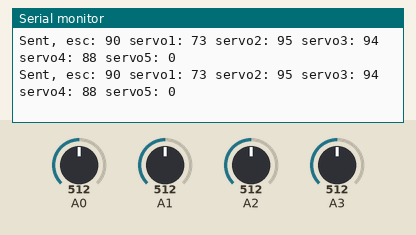
This sketch was run on a simulated Arduino Uno, built with avr-gcc and run on an emulated ATmega328P. Parts: the last lines printed to the serial monitor. The test bench sets the inputs (shaded band); at power-on: A2 = 512, A1 = 512, A0 = 512, A3 = 512. No radio packets arrive unless stated.

Above: at 1.2 s.
1.3 s: A2 set to 546
At 1.9 s:
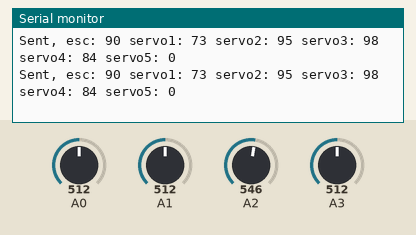
2.8 s: A2 set to 568
At 3.3 s:
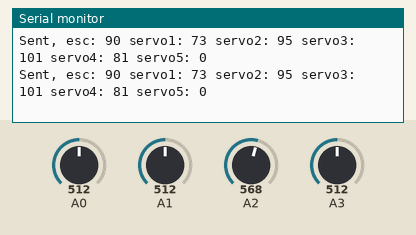
5.8 s: A1 set to 542
At 6.7 s:
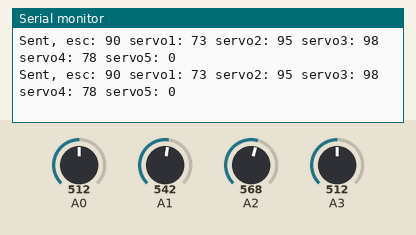

The sketch:

remote.ino
```cpp
#include <SPI.h>
#include "RF24.h"  // Download and Install (See above)
#include "printf.h" // Needed for "printDetails" Takes up some memory


#define  CE_PIN  8   // The pins to be used for CE and SN
#define  CSN_PIN 7

/* Hardware configuration: Set up nRF24L01 radio on SPI bus plus (usually) pins 7 & 8 (Can be changed) */
RF24 radio(CE_PIN, CSN_PIN);

byte addresses[][6] = {"remot", "pilot"}; // These will be the names of the "Pipes"

const byte DEBUG_LEVEL_NONE = 0;
const byte DEBUG_LEVEL_INFO = 1;
const byte DEBUG_LEVEL_VERBOSE = 2;

const byte CUR_DEBUG_LEVEL = 2;

const byte commandChar = 244;

byte escmin = 0 ;
byte escmax = 180;
byte max1 = 150;
byte max2 = 150;
byte max3 = 155;
byte max4 = 155;
byte min1 = 30;
byte min2 = 30;
byte min3 = 25;
byte min4 = 25;
int offset1 = -17;
int offset2 = 5;
int offset3 = 4;
int offset4 = -2;


struct dataStruct {

  byte esc;
  byte servo1;
  byte servo2;
  byte servo3;
  byte servo4;
  byte servo5;
  byte servo6;

} myData;

unsigned long sentPackCount = 0;

void setup() {
  Serial.begin(115200);  // MUST reset the Serial Monitor to 115200 (lower right of window )

  Serial.println(F("Configuring ... "));

  printf_begin(); // Needed for "printDetails" Takes up some memory

  radio.begin();          // Initialize the nRF24L01 Radio
  radio.setChannel(108);  // Above most WiFi frequencies
  radio.setDataRate(RF24_250KBPS); // Fast enough.. Better range

  //radio.setPALevel(RF24_PA_MIN);
  //radio.setPALevel(RF24_PA_LOW);
  //radio.setPALevel(RF24_PA_HIGH);
  radio.setPALevel(RF24_PA_MAX);

  radio.openWritingPipe(addresses[0]);
  radio.openReadingPipe(1, addresses[1]);
  /*
    max1 += offset1;
    max2 += offset2;
    max3 += offset3;
    max4 += offset4;
    min1 -= offset1;
    min2 -= offset2;
    min3 -= offset3;
    min4 -= offset4;
    */
  // Start the radio listening for data
  //radio.startListening();

  radio.printDetails(); //Uncomment to show LOTS of debugging information

  //Mirf.send((byte*)"Remote Ready");
  Serial.println(F("Beginning ... "));
}

byte data[30];

byte TrimInRange(float value, byte minRange, byte maxRange) {
  if (value > maxRange)
    return maxRange;
  else if (value < minRange)
    return minRange;
  else
    return (byte)value;
}

void loop()
{
  float escInput = analogRead(A0);
  float input2 = analogRead(A1);
  float input3 = analogRead(A2);
  float input1 = analogRead(A3);
  // Map to Min - Max
  input1 = map(input1, 0, 1023, min1, max1);
  input2 = map(input2, 0, 1023, min2, max2);
  input3 = map(input3, 0, 1023, min3, max3);
  escInput = map(escInput, 0, 1023, escmax, escmin);

  myData.servo1 = (byte)map(input1, min1, max1, max1, min1);
  myData.servo2 = myData.servo1;//(byte)map(input1, min1, max1, max2, min2);

  byte elev1 = (byte)input3;
  byte elev2 = (byte)map(input3, min3, max3, max4, min4);

  float rudderDeviation = (float)input2 - ((float)max2 + (float)min2) / 2;
  byte rudderVator1 = TrimInRange(elev1 - rudderDeviation, min3, max3);
  byte rudderVator2 = TrimInRange(elev2 - rudderDeviation, min3, max3);

  myData.servo3 = rudderVator1;
  myData.servo4 = rudderVator2;

  // manage offsets
  myData.servo1 += offset1;
  myData.servo2 += offset2;//(byte)map(input1, min1, max1, max2, min2);
  myData.servo3 += offset3;
  myData.servo4 += offset4;


  myData.esc = (byte)escInput;

  if (CUR_DEBUG_LEVEL >= DEBUG_LEVEL_VERBOSE)
  {

    Serial.print(F("Sent, esc: "));
    Serial.print(String((int) myData.esc ));

    Serial.print(F(" servo1: "));
    Serial.print(String((int) myData.servo1 ));

    Serial.print(F(" servo2: "));
    Serial.print(String((int) myData.servo2 ));

    Serial.print(F(" servo3: "));
    Serial.print(String((int) myData.servo3 ));

    Serial.print(F(" servo4: "));
    Serial.print(String((int) myData.servo4 ));

    Serial.print(F(" servo5: "));
    Serial.print(String((int) myData.servo5 ));

    Serial.println();

  }
  radio.write( &myData, sizeof(myData) );
  /*
  int bufferLength = 0;

  while ( Serial.available() > 0)
  {

    bufferLength += Serial.readBytes(&data[bufferLength] , Serial.available());
    //Serial.readBytes( &data[i] , Serial.available());

    delay(10);
   // Serial.println("bff " + String(bufferLength));

    // M_M
    if (bufferLength >= 30)
    {
      if (CUR_DEBUG_LEVEL >= DEBUG_LEVEL_INFO)
        Serial.println(F("ERR Serial buffer overflow"));

      break;
    }
    // ***

  }

  if ( bufferLength >= 3 )
  {

    parseCommand(data);

    if (radio.write( &myData, sizeof(myData) )) {            // Send data, checking for error ("!" means NOT)

      sentPackCount++;
      if (CUR_DEBUG_LEVEL >= DEBUG_LEVEL_VERBOSE)
      {
        Serial.println(F("Sent count: "));
        Serial.print(sentPackCount);
      }
    }
    else {
      if (CUR_DEBUG_LEVEL >= DEBUG_LEVEL_INFO)
        Serial.println(F("Transmit failed "));
    }


    if (CUR_DEBUG_LEVEL >= DEBUG_LEVEL_VERBOSE)
    {

      Serial.print(F("Sent, esc: "));
      Serial.print(String((int) myData.esc ));

      Serial.print(F(" servo1: "));
      Serial.print(String((int) myData.servo1 ));

      Serial.print(F(" servo2: "));
      Serial.print(String((int) myData.servo2 ));

      Serial.print(F(" servo3: "));
      Serial.print(String((int) myData.servo3 ));

      Serial.print(F(" servo4: "));
      Serial.print(String((int) myData.servo4 ));

      Serial.print(F(" servo5: "));
      Serial.print(String((int) myData.servo5 ));

      Serial.println();

    }

    delay(20);
  }
  else {
    if ( bufferLength > 0)
      if (CUR_DEBUG_LEVEL >= DEBUG_LEVEL_INFO)
        Serial.println(F("buffer discarded"));
  }

  bufferLength = 0;
  */
}


void parseCommand(byte input[32])
{

  for ( int i = 0 ; i < 30; i++)
  {

    if ( input[i] == commandChar)
    {
      /*
      if (CUR_DEBUG_LEVEL >= DEBUG_LEVEL_VERBOSE) {
        Serial.print(F("Comm char found:"));
        Serial.println(String(i));
      }*/

      byte value = input[i + 2] - 10;

      switch ( (int)(input[i + 1]) )
      {
        case 10 :
          myData.esc =  value;
          break;
        case 11 :
          myData.servo1 =  value;
          break;
        case 12 :
          myData.servo2 =  value;
          break;
        case 13 :
          myData.servo3 =  value;
          break;
        case 14 :
          myData.servo4 =  value;
          break;
        case 15 :
          myData.servo5 =  value;
          break;
        case 16 :
          //servo_4.write (_value);
          break;
        case 17 :
          //servo_4.write (_value);
          break;
        case 18 :
          //servo_4.write (_value);
          break;
        case 19 :
          //servo_4.write (_value);
          break;
        default:
          if (CUR_DEBUG_LEVEL >= DEBUG_LEVEL_INFO)
            Serial.print(F("Invalid data in parse"));
          break;
      }

      i += 2;
    }
    else if (input[i] == 0)
    {
      // M_M
      if (CUR_DEBUG_LEVEL >= DEBUG_LEVEL_VERBOSE) {
        Serial.print(F("End string found at:"));
        Serial.println(String(i));
      }
      // ***
      break;
    }
  }

}
```

Measured:
- after the input at 1.3 s, the serial monitor: prints a new line at once (image 1)
- after the input at 2.8 s, the serial monitor: prints a new line at once (image 2)
- after the input at 5.8 s, the serial monitor: prints a new line at once (image 3)
